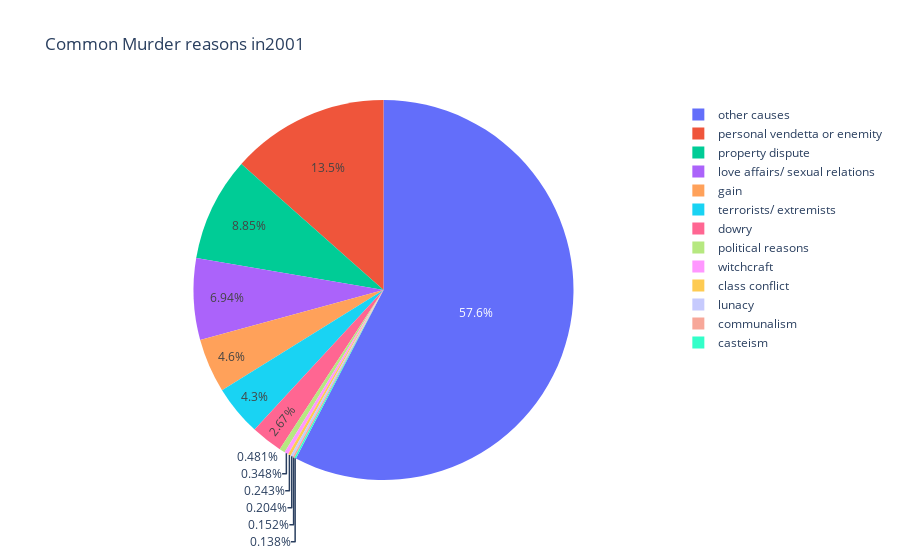
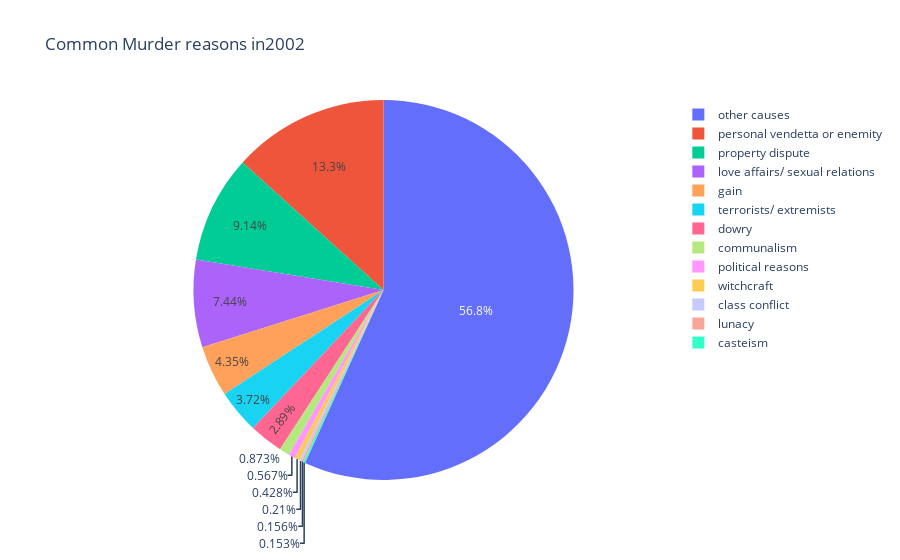
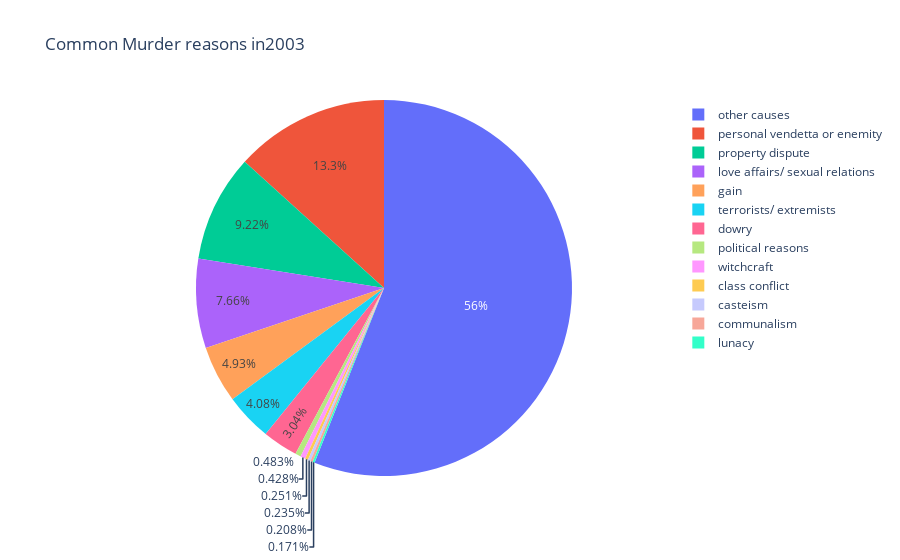
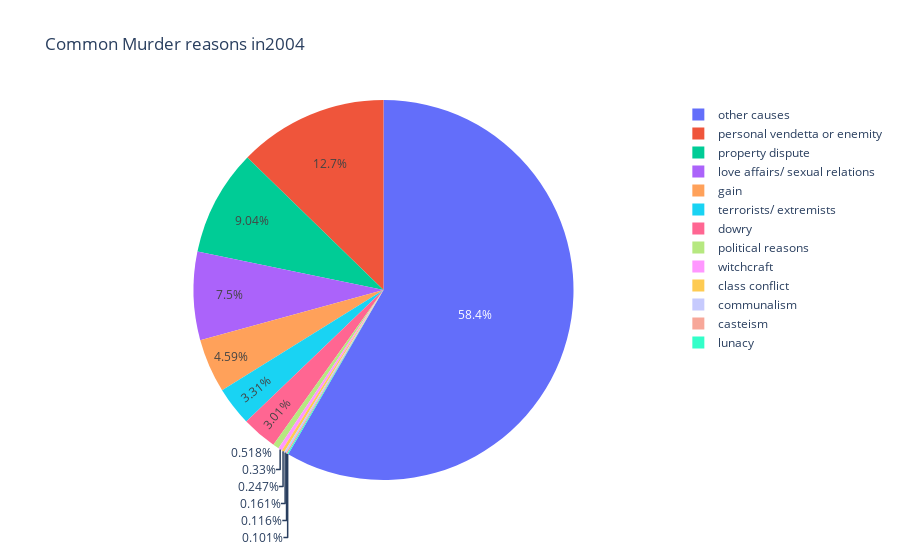

Notebook cell for these charts, in order:
### Code cell
for year in years:
    fil = X['year']==year
    data = X[fil]
    data = data[data['motive'] != "total"]
    x= str(year)
    title = "Common Murder reasons in"+x
    fig = px.pie(data,names="motive",values="murder_count",title=title)
    fig.show()

### Figure 1 — Plotly figure (JSON) as saved in the notebook; plotly's stock layout.template omitted (floating-point values rounded to 4 significant figures)
{"data": [{"domain": {"x": [0, 1], "y": [0, 1]}, "hovertemplate": "motive=%{label}<br>murder_count=%{value}<extra></extra>", "labels": ["casteism", "class conflict", "communalism", "dowry", "gain", "love affairs/ sexual relations", "lunacy", "other causes", "personal vendetta or enemity", "political reasons", "property dispute", "terrorists/ extremists", "witchcraft"], "legendgroup": "", "name": "", "showlegend": true, "type": "pie", "values": [150, 264, 165, 2904, 4992, 7536, 222, 62589, 14610, 522, 9609, 4665, 378]}], "layout": {"legend": {"tracegroupgap": 0}, "title": {"text": "Common Murder reasons in2001"}}}

### Figure 2 — Plotly figure (JSON) as saved in the notebook; plotly's stock layout.template omitted (floating-point values rounded to 4 significant figures)
{"data": [{"domain": {"x": [0, 1], "y": [0, 1]}, "hovertemplate": "motive=%{label}<br>murder_count=%{value}<extra></extra>", "labels": ["casteism", "class conflict", "communalism", "dowry", "gain", "love affairs/ sexual relations", "lunacy", "other causes", "personal vendetta or enemity", "political reasons", "property dispute", "terrorists/ extremists", "witchcraft"], "legendgroup": "", "name": "", "showlegend": true, "type": "pie", "values": [162, 222, 924, 3060, 4605, 7878, 165, 60114, 14076, 600, 9675, 3936, 453]}], "layout": {"legend": {"tracegroupgap": 0}, "title": {"text": "Common Murder reasons in2002"}}}

### Figure 3 — Plotly figure (JSON) as saved in the notebook; plotly's stock layout.template omitted (floating-point values rounded to 4 significant figures)
{"data": [{"domain": {"x": [0, 1], "y": [0, 1]}, "hovertemplate": "motive=%{label}<br>murder_count=%{value}<extra></extra>", "labels": ["casteism", "class conflict", "communalism", "dowry", "gain", "love affairs/ sexual relations", "lunacy", "other causes", "personal vendetta or enemity", "political reasons", "property dispute", "terrorists/ extremists", "witchcraft"], "legendgroup": "", "name": "", "showlegend": true, "type": "pie", "values": [231, 246, 204, 2979, 4836, 7518, 168, 54987, 13035, 474, 9048, 4002, 420]}], "layout": {"legend": {"tracegroupgap": 0}, "title": {"text": "Common Murder reasons in2003"}}}

### Figure 4 — Plotly figure (JSON) as saved in the notebook; plotly's stock layout.template omitted (floating-point values rounded to 4 significant figures)
{"data": [{"domain": {"x": [0, 1], "y": [0, 1]}, "hovertemplate": "motive=%{label}<br>murder_count=%{value}<extra></extra>", "labels": ["casteism", "class conflict", "communalism", "dowry", "gain", "love affairs/ sexual relations", "lunacy", "other causes", "personal vendetta or enemity", "political reasons", "property dispute", "terrorists/ extremists", "witchcraft"], "legendgroup": "", "name": "", "showlegend": true, "type": "pie", "values": [117, 249, 162, 3030, 4629, 7557, 102, 58845, 12822, 522, 9117, 3339, 333]}], "layout": {"legend": {"tracegroupgap": 0}, "title": {"text": "Common Murder reasons in2004"}}}
